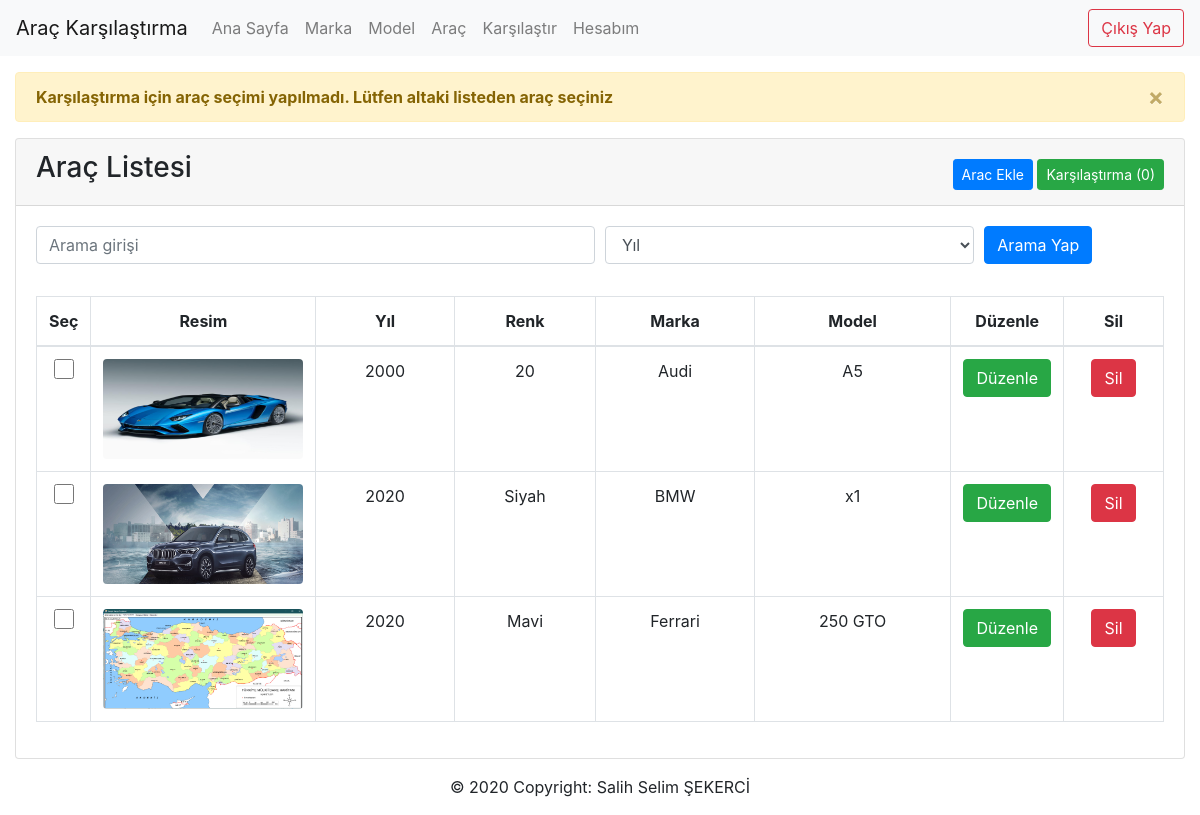
The page /anaklasor/arac-listesi.php?bilgi=secimYok on the database its author committed.
### tables this page shows
CREATE TABLE `arac` (
  `id` int(11) NOT NULL,
  `marka_id` int(11) NOT NULL,
  `model_id` int(11) NOT NULL,
  `yil` int(11) NOT NULL,
  `agirlik` float(10,2) NOT NULL,
  `motorHacmi` int(10) NOT NULL,
  `tekerSayisi` int(10) NOT NULL,
  `maxHiz` float(10,2) NOT NULL,
  `vites` int(10) NOT NULL,
  `renk` varchar(254) NOT NULL,
  `yakitTuru` varchar(254) NOT NULL,
  `resim` varchar(254) NOT NULL
);

CREATE TABLE `marka` (
  `id` int(11) NOT NULL,
  `marka` varchar(11) NOT NULL
);

CREATE TABLE `model` (
  `id` int(11) NOT NULL,
  `marka_id` int(11) NOT NULL,
  `model` varchar(254) NOT NULL
);

### anaklasor/arac-listesi.php (the view, shortened to what this page needs)
<!doctype html>
<html lang="tr">
<?php include("./assets/head.php") ?>
<?php include("./assets/nav.php") ?>
<?php
$karsilastirmaLenght = $_COOKIE['karsilastirma'];
    $dilimlerLenght = explode("[", $karsilastirmaLenght);
    $datalarLenght = explode("]", $dilimlerLenght[1]);
    $dataLenght = explode(",", $datalarLenght[0]);
function varMi($id)
{
    $karsilastirmaData = $_COOKIE['karsilastirma'];
    $dilimler = explode("[", $karsilastirmaData);
    $datalar = explode("]", $dilimler[1]);
    $data = explode(",", $datalar[0]);
    for ($i = 0; $i < count($data); $i++) {
        if($data[$i] == $id)
            return 1;
    }
    return 0;
}
if (isset($_GET['text']) && !empty($_GET['text'])) {
    $text = $_GET['text'];
    $tur = $_GET['tur'];
    if ($tur == "yil") {
        $AracSor = $db->prepare('SELECT arac.id AS "AracID", arac.resim, arac.yil, arac.agirlik, arac.motorHacmi, arac.tekerSayisi, arac.maxHiz, arac.vites, arac.renk, arac.yakitTuru, marka.id AS "MarkaID", marka.marka,model.id AS "modelID", model.model  FROM arac INNER JOIN model ON model.id = arac.model_id INNER JOIN marka ON marka.id = arac.marka_id WHERE yil=:yil');
        $AracSor->execute(array(
            "yil"   => $text
        ));
    }
    if ($tur == "marka") {
        $AracSor = $db->prepare('SELECT arac.id AS "AracID", arac.resim, arac.yil, arac.agirlik, arac.motorHacmi, arac.tekerSayisi, arac.maxHiz, arac.vites, arac.renk, arac.yakitTuru, marka.id AS "MarkaID", marka.marka,model.id AS "modelID", model.model  FROM arac INNER JOIN model ON model.id = arac.model_id INNER JOIN marka ON marka.id = arac.marka_id WHERE marka LIKE "%' . $text . '%"');
        $AracSor->execute();
    }
    if ($tur == "model") {
        $AracSor = $db->prepare('SELECT arac.id AS "AracID", arac.resim, arac.yil, arac.agirlik, arac.motorHacmi, arac.tekerSayisi, arac.maxHiz, arac.vites, arac.renk, arac.yakitTuru, marka.id AS "MarkaID", marka.marka,model.id AS "modelID", model.model  FROM arac INNER JOIN model ON model.id = arac.model_id INNER JOIN marka ON marka.id = arac.marka_id WHERE model.model LIKE "%' . $text . '%"');
        $AracSor->execute();
    }
} else {
    $AracSor = $db->prepare('SELECT arac.id AS "AracID", arac.resim, arac.yil, arac.agirlik, arac.motorHacmi, arac.tekerSayisi, arac.maxHiz, arac.vites, arac.renk, arac.yakitTuru, marka.id AS "MarkaID", marka.marka,model.id AS "modelID", model.model  FROM arac INNER JOIN model ON model.id = arac.model_id INNER JOIN marka ON marka.id = arac.marka_id');
    $AracSor->execute();
}
?>
<body class="">
<?php include("./assets/alert.php") ?>
    <div class="container-fluid">
        <div class="card">
            <div class="card-header">
                <div class="d-flex justify-content-between">
                    <h3>Araç Listesi</h3>
                    <div class="ekle text-right mt-2">
                        <a href="arac-ekle.php" class="btn btn-sm btn-primary">Arac Ekle</a>
                        <a id="karsilastirmaBtn" href="karsilastir.php" class="btn btn-sm btn-success">Karşılaştırma (<?php
                        if($dataLenght[0] > 0)
                        {
                            echo count($dataLenght);
                        } else {
                            echo 0;
                        }
                        ?>)</a>
                    </div>
                </div>
            </div>
            <div class="card-body table-responsive">
                <form method="GET">
                    <div class="form-row">
                        <div class="form-group col-md-6">
                            <input type="text" name="text" class="form-control" placeholder="Arama girişi">
                        </div>
                        <div class="form-group col-md-4">
                            <?php if (isset($_GET['text'])) { ?>
                                <select id="inputState" name="tur" class="form-control">
                                    <option value="marka" <?= ($tur == "marka") ? "selected" : "" ?>>Marka</option>
                                    <option value="model" <?= ($tur == "model") ? "selected" : "" ?>>Model</option>
                                    <option value="yil" <?= ($tur == "yil") ? "selected" : "" ?>>Yıl</option>
                                </select>
                            <?php } else { ?>
                                <select id="inputState" name="tur" class="form-control">
                                    <option value="yil" selected>Yıl</option>
                                </select>
                            <?php } ?>
                        </div>
                        <div class="form-group col-md-2">
                            <button class="btn btn-primary">Arama Yap</button>
                        </div>
                    </div>
                </form>
                <table class="table text-center table-hover table-bordered">
                    <thead>
                        <tr>
                            <th width=50>Seç</th>
                            <th width=200>Resim</th>
                            <th>Yıl</th>
                            <th>Renk</th>
                            <th>Marka</th>
                            <th>Model</th>
                            <th width=100>Düzenle</th>
                            <th width=100>Sil</th>
                        </tr>
                    </thead>
                    <tbody>
                        <?php
                        while ($AracCek = $AracSor->fetch(PDO::FETCH_ASSOC)) { ?>
                            <tr>
                                <td><input style=" width: 20px; height: 20px;" id="Check<?= $AracCek['AracID'] ?>" type="checkbox" onchange="karsilastirmaEkle(<?= $AracCek['AracID'] ?>)" name="aracSecim"
                                value="<?= $AracCek['AracID'] ?>"
                                <?php
                                $donut = varMi($AracCek['AracID']);
                                if($donut == 1)
                                {
                                    echo "checked";
                                }
                                ?>
                                >
                                <td><img class="rounded" width="200px" height="100" src="<?= $AracCek['resim'] ?>" alt="" srcset=""></td>
                                <td><?= $AracCek['yil'] ?></td>
                                <td><?= $AracCek['renk'] ?></td>
                                <td><?= $AracCek['marka'] ?></td>
                                <td><?= $AracCek['model'] ?></td>
                                <td><a href="arac-duzenle.php?id=<?= $AracCek['AracID'] ?>" class="btn btn-success">Düzenle</a></td>
                                <td><button class="btn btn-danger" onclick="silBtn(<?= $AracCek['AracID'] ?>,'<?= $AracCek['Arac'] ?>')">Sil</button></td>
                            </tr>
                        <?php } ?>
                    </tbody>
                </table>
            </div>
        </div>
    </div>
    <?php
    include("./assets/footer.php");
    ?>
</body>
</html>

### rows shown on the page
arac: resim (picture), yil "2000", renk "20", marka.marka "Audi", model.model "A5"
arac: resim (picture), yil "2020", renk "Siyah", marka.marka "BMW", model.model "x1"
arac: resim (picture), yil "2020", renk "Mavi", marka.marka "Ferrari", model.model "250 GTO"

### other values the page prints
$message "Karşılaştırma için araç seçimi yapılmadı. Lütfen altaki listeden araç seçiniz"
